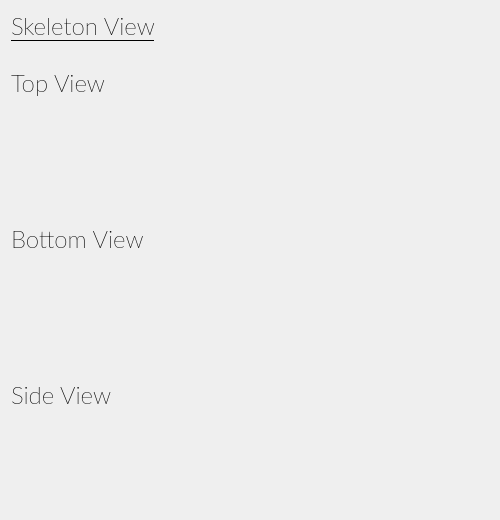
           <widget class="QWidget" name="skeleton_view" native="true">
            <property name="minimumSize">
             <size>
              <width>500</width>
              <height>520</height>
             </size>
            </property>
            <property name="maximumSize">
             <size>
              <width>960</width>
              <height>845</height>
             </size>
            </property>
            <property name="styleSheet">
             <string notr="true"/>
            </property>
            <layout class="QVBoxLayout" name="verticalLayout_8">
             <item>
              <widget class="QLabel" name="skeleton_view_label">
               <property name="maximumSize">
                <size>
                 <width>210</width>
                 <height>30</height>
                </size>
               </property>
               <property name="font">
                <font>
                 <family>Lato Thin</family>
                 <pointsize>18</pointsize>
                 <bold>false</bold>
                 <underline>true</underline>
                </font>
               </property>
               <property name="styleSheet">
                <string notr="true"/>
               </property>
               <property name="text">
                <string>Skeleton View</string>
               </property>
              </widget>
             </item>
             <item>
              <layout class="QVBoxLayout" name="verticalLayout_5">
               <item>
                <widget class="QLabel" name="top_view_title">
                 <property name="font">
                  <font>
                   <family>Lato Thin</family>
                   <pointsize>18</pointsize>
                   <bold>false</bold>
                  </font>
                 </property>
                 <property name="text">
                  <string>Top View</string>
                 </property>
                </widget>
               </item>
               <item>
                <widget class="QLabel" name="top_view_lable">
                 <property name="font">
                  <font>
                   <family>Lato</family>
                   <pointsize>9</pointsize>
                   <bold>false</bold>
                  </font>
                 </property>
                 <property name="styleSheet">
                  <string notr="true">QVBoxLayout{
	text-align:left;
}</string>
                 </property>
                 <property name="text">
                  <string/>
                 </property>
                 <property name="pixmap">
                  <pixmap resource="resources.qrc">:/images/images/Screenshot 2024-03-27 173518.png</pixmap>
                 </property>
                 <property name="scaledContents">
                  <bool>true</bool>
                 </property>
                </widget>
               </item>
              </layout>
             </item>
             <item>
              <layout class="QVBoxLayout" name="verticalLayout_10">
               <item>
                <widget class="QLabel" name="bottom_view_title">
                 <property name="font">
                  <font>
                   <family>Lato Thin</family>
                   <pointsize>18</pointsize>
                   <bold>false</bold>
                  </font>
                 </property>
                 <property name="text">
                  <string>Bottom View</string>
                 </property>
                </widget>
               </item>
               <item>
                <widget class="QLabel" name="bottom_view_lable">
                 <property name="font">
                  <font>
                   <family>Lato</family>
                   <pointsize>12</pointsize>
                   <bold>false</bold>
                  </font>
                 </property>
                 <property name="styleSheet">
                  <string notr="true">QVBoxLayout{
	text-align:left;
}</string>
                 </property>
                 <property name="text">
                  <string/>
                 </property>
                 <property name="pixmap">
                  <pixmap resource="resources.qrc">:/images/images/Screenshot 2024-03-27 173518.png</pixmap>
                 </property>
                 <property name="scaledContents">
                  <bool>true</bool>
                 </property>
                </widget>
               </item>
              </layout>
             </item>
             <item>
              <layout class="QVBoxLayout" name="verticalLayout_11">
               <item>
                <widget class="QLabel" name="side_view_title">
                 <property name="font">
                  <font>
                   <family>Lato Thin</family>
                   <pointsize>18</pointsize>
                   <bold>false</bold>
                  </font>
                 </property>
                 <property name="text">
                  <string>Side View</string>
                 </property>
                </widget>
               </item>
               <item>
                <widget class="QLabel" name="side_view_lable">
                 <property name="styleSheet">
                  <string notr="true">QVBoxLayout{
	text-align:left;
}</string>
                 </property>
                 <property name="text">
                  <string/>
                 </property>
                 <property name="pixmap">
                  <pixmap resource="resources.qrc">:/images/images/Screenshot 2024-03-27 173518.png</pixmap>
                 </property>
                 <property name="scaledContents">
                  <bool>true</bool>
                 </property>
                </widget>
               </item>
              </layout>
             </item>
            </layout>
           </widget>
